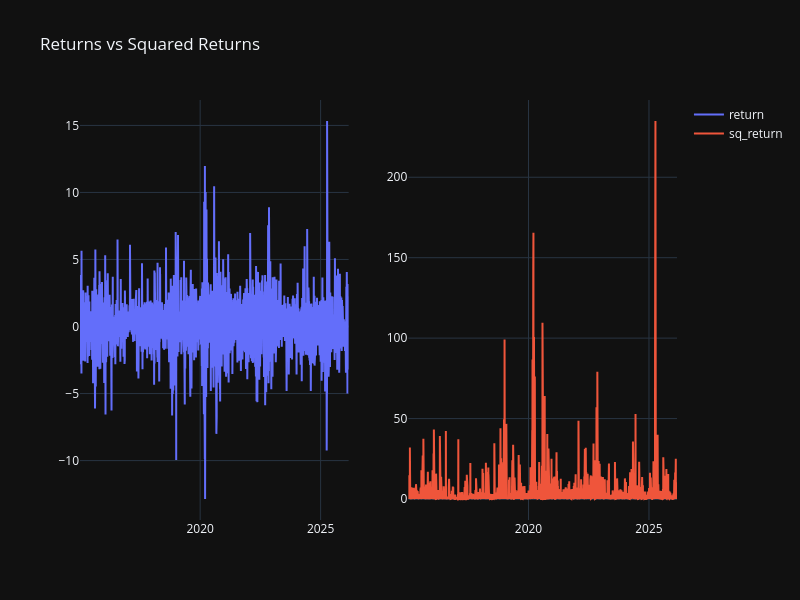

Write notebook code for a chart like this one.
### Code cell
from plotly.subplots import make_subplots
import plotly.graph_objects as go

fig = make_subplots(rows=1, cols=2)

fig.add_trace(go.Scatter(x=df["ds"], y=df["return"],
                         mode='lines',
                         name='return'),
row=1, col=1
)


fig.add_trace(go.Scatter(x=df["ds"], y=df["sq_return"],
                         mode='lines',
                         name='sq_return'),
    row=1, col=2
)

fig.update_layout(height=600, width=800, title_text="Returns vs Squared Returns", template = "plotly_dark")
fig

### Figure 1 — Plotly figure (JSON) as saved in the notebook; plotly's stock layout.template omitted (floating-point values rounded to 4 significant figures; data arrays with more than 128 entries replaced by an {"elided": "..."} marker saying what was removed)
{"data": [{"mode": "lines", "name": "return", "type": "scatter", "x": {"elided": "2805 str values"}, "xaxis": "x", "y": {"elided": "2805 float values"}, "yaxis": "y"}, {"mode": "lines", "name": "sq_return", "type": "scatter", "x": {"elided": "2805 str values"}, "xaxis": "x2", "y": {"elided": "2805 float values"}, "yaxis": "y2"}], "layout": {"height": 600, "title": {"text": "Returns vs Squared Returns"}, "width": 800, "xaxis": {"anchor": "y", "domain": [0, 0.45]}, "xaxis2": {"anchor": "y2", "domain": [0.55, 1]}, "yaxis": {"anchor": "x", "domain": [0, 1]}, "yaxis2": {"anchor": "x2", "domain": [0, 1]}}}
